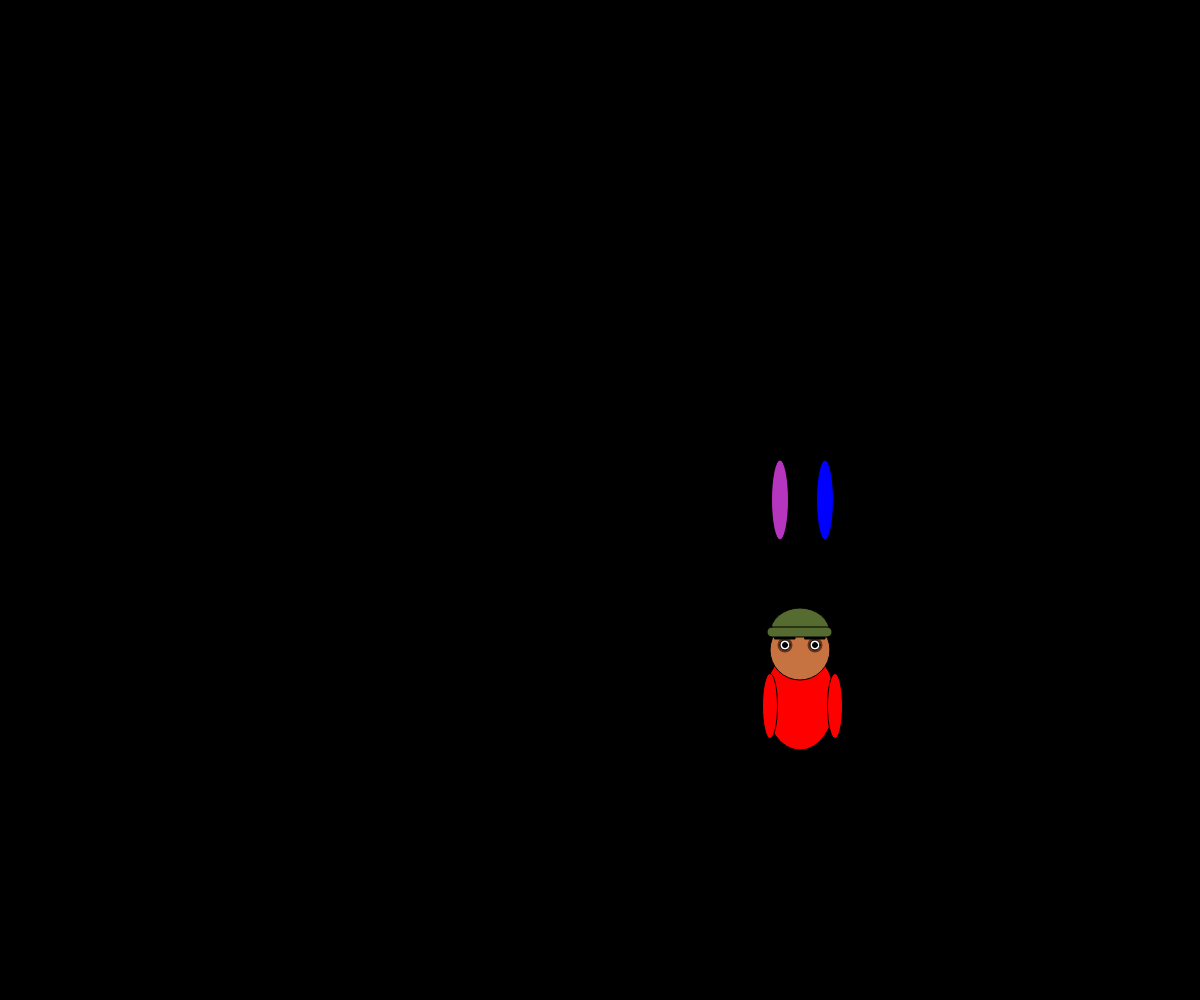
Frame 1 (no input)
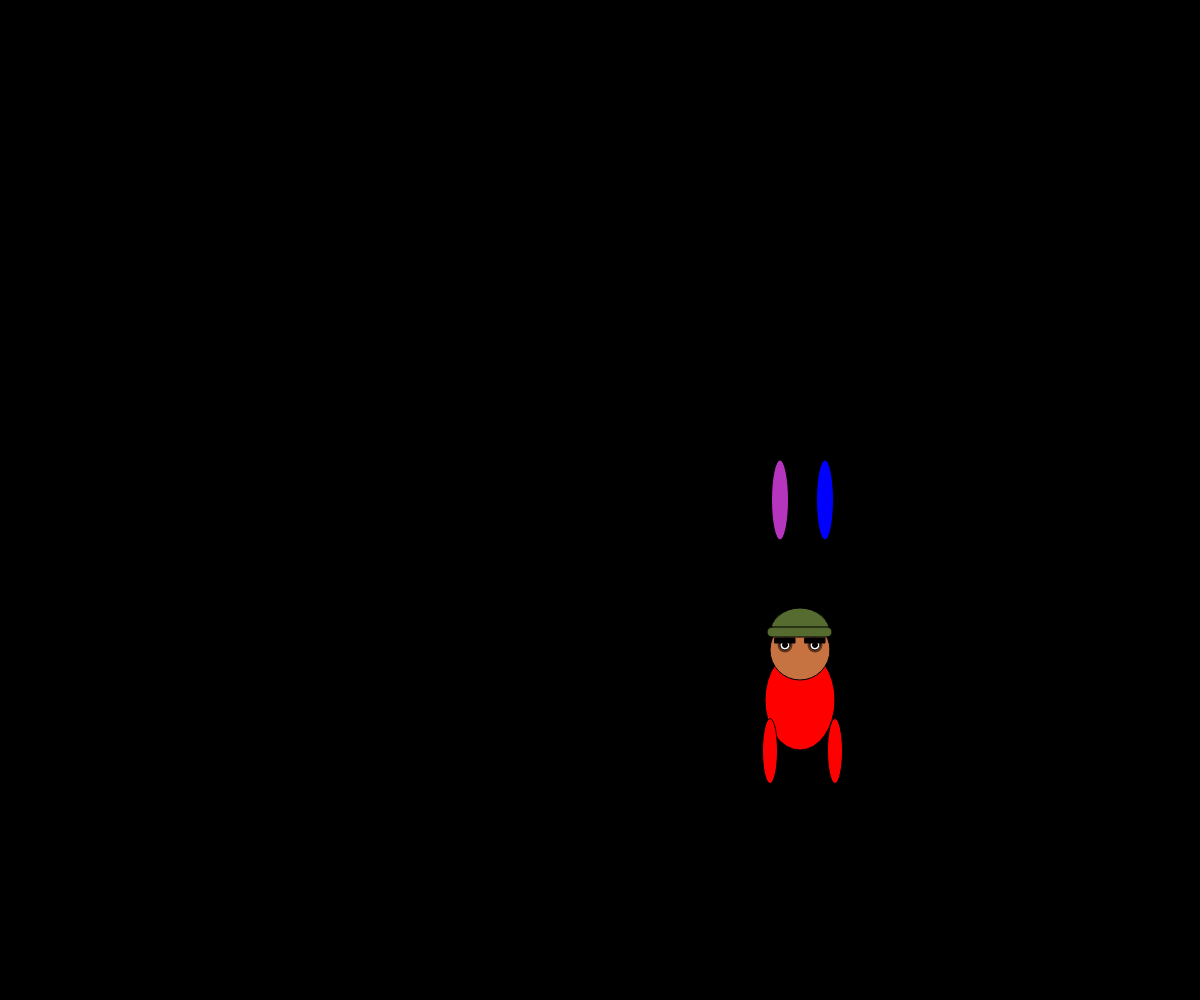
Frame 60 (no input)
Frame 120 (the mouse pressed at the canvas centre since frame 60): identical to frame 60, image omitted

The p5.js sketch that drew these frames (run headless with seeded random() and noise() and a simulated clock; from frame 60 on, the mouse is pressed at the canvas centre):

// p5.js sketch
// ── sketch.js
let dancer;
let angle = 200;
let freq = 0.01

function setup() {
  let canvas = createCanvas(windowWidth, windowHeight);

  dancer = new Alaric(width / 2, height / 2);
  
}

function draw() {
  background(0);

  dancer.update();
  dancer.display();
}

class Alaric {
  constructor(startX, startY) {
    this.x = startX;
    this.y = startY;
    this.legspd = 3;
    this.armAngle = 5;
    this.dia = 30;
    this.body = 1;
    this.eyebroY = 135;
    this.eyebrospd = 5;
    this.legY = sin( angle * freq)* -0.05;
    this.col = [random(255), random(255), random(255)];
    this.leftArmY = 200;
    this.ypos = sin( angle * freq)* -0.05;
  }
  update() {
    // update properties here to achieve
    // your dancer's desired moves and behaviour
    //
    if (this.eyebroY >= 135) {
      this.eyebroY -= 4;
    } else if (this.eyebroY <= 135) {
      this.eyebroY += 4;
    }

    if (this.leftArmY >= 250) {
      this.leftArmY -= 5;
    } else if (this.leftArmY < 250) {
      this.leftArmY += 5;
    }
    
   
  
  }
  display() {
    push(); //**
    translate(this.x, this.y);

    //leg1
    push();
    fill(this.col);
    ellipse(180, this.ypos, 17, 80);
    pop();

    //leg2
    push();
    fill("blue");
    ellipse(225, this.legY, 17, 80);
    pop();

    //body
    push();
    fill("red");

    ellipse(200, 200, 70, 100);
    pop();

    //right arm
    push();
    fill("red");
    ellipse(235, this.leftArmY+1, 15, 65);
    pop();

    //left arm
    push();
fill('red')
    ellipse(170, this.leftArmY+1, 15, 65);
    pop();

    //hat
    push();
    fill("#556b2f");
    arc(200, 133, 60, 50, PI, 0);
    rect(167, 127, 65, 10, 50);
    pop();

    //head
    push();
    fill("#c77241");
    circle(200, 150, 60);
    pop();

    //eyebags
    push();
    noStroke();
    fill("#66331B");
    circle(185, 145, 15);
    circle(215, 145, 15);
    pop();

    //eyes
    push();
    fill(256, 256, 256);
    circle(185, 145, 10);
    circle(215, 145, 10);
    pop();

    //pupils
    push();
    fill(0, 0, 0);
    circle(185, 145, 5);
    circle(215, 145, 5);
    pop();

    //eyebrows
    push();
    fill(0, 0, 0);
    rect(175, this.eyebroY + 3, 20, 5);
    rect(205, this.eyebroY + 3, 20, 5);
    pop();

    //hat
    push();
    fill("#556b2f");
    arc(200, 133, 60, 50, PI, 0);
    rect(167, 127, 65, 10, 50);
    pop();

    pop(); //**
  }
}
